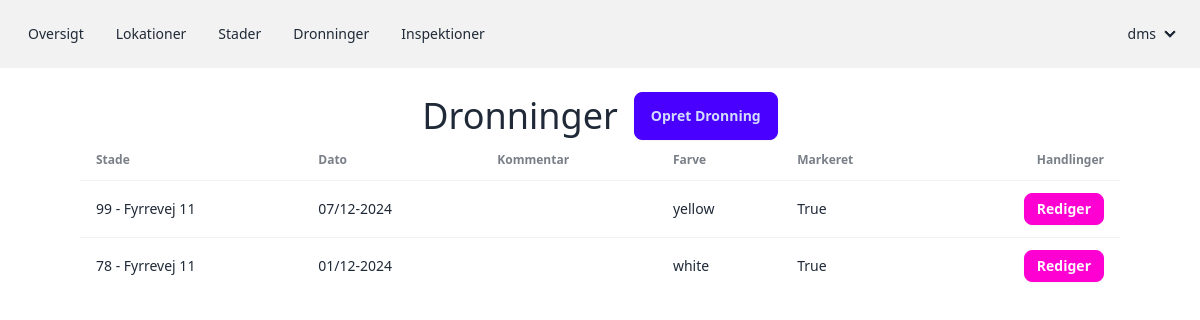
The app's page /queens/ (signed in) with its own data.
### beejournal/models.py (models this page shows, shortened)
class Queen(BaseModel):
    hive = models.ForeignKey(
        "beejournal.Hive",
        related_name='queens',
        on_delete=models.PROTECT,
        blank=True,
        null=True,
    )
    date = models.DateTimeField()
    comment = models.TextField(blank=True, null=True)
    CHOICES = (
        ("white", "White"),
        ("yellow", "Yellow"),
        ("red", "Red"),
        ("green", "Green"),
        ("blue", "Blue"),
    )
    color = models.CharField(max_length=8, choices=CHOICES, blank=True, null=True)
    marked = models.BooleanField(default=False)
    class Meta:
        ordering = ['-date']

class Hive(BaseModel):
    number = models.CharField(max_length=8)
    frames = models.IntegerField(blank=True, null=True)
    place = models.ForeignKey("beejournal.Place", related_name='hives', on_delete=models.PROTECT)
    class Meta:
        unique_together = ['number', 'user', 'place']
        ordering = ['number']
    def __str__(self):
        return self.number + " - " + self.place.__str__()

class Place(BaseModel):
    name = models.CharField(max_length=64)
    class Meta:
        ordering = ['name']
    def __str__(self):
        return self.name

### beejournal/views.py (the view)
class QueenListView(LoginRequiredMixin, ListView):
    model = Queen
    template_name = "queen_list.html"
    def get_queryset(self):
        return Queen.objects.filter(user=self.request.user)

### beejournal/templates/queen_list.html
{% extends "base.html" %}
{% block content %}
<div class="flex flex-col items-center justify-center min-w-screen">
    <div>
        <br>
        <div class="flex items-center space-x-4">
            <h1 class="text-4xl">Dronninger</h1>
            <a href="{% url 'queen_create' %}" class="btn btn-primary">Opret Dronning</a>
        </div>
    </div>
    <div class="w-full px-4 md:px-20">
        <table class="table">
        <thead>
            <tr>
                <th>Stade</th>
                <th>Dato</th>
                <th>Kommentar</th>
                <th>Farve</th>
                <th>Markeret</th>
                <th class="text-right">Handlinger</th>
            </tr>
        </thead>
        <tbody>
        {% for queen in object_list %}
            <tr class="hover">
                <td>{{ queen.hive }}</td>
                <td>{{ queen.date|date:'d/m-Y' }}</td>
                <td>{{ queen.comment }}</td>
                <td>{{ queen.color }}</td>
                <td>{{ queen.marked }}</td>
                <td class="text-right">
                    <a href="{% url 'queen_update' queen.id %}" class="btn btn-sm btn-secondary">Rediger</a>
                </td>
            </tr>
        {% endfor %}
        </tbody>
        </table>
    </div>
</div>
{% endblock content %}

### core/templates/navbar.html (shortened to what this page needs)
<div class="navbar bg-base-200">
    <div class="flex-1">
        <ul class="menu menu-horizontal px-1">
          <li><a href="{% url 'overview' %}">Oversigt</a></li>
          <li><a href="{% url 'place_list' %}">Lokationer</a></li>
          <li><a href="{% url 'hive_list' %}">Stader</a></li>
          <li><a href="{% url 'queen_list' %}">Dronninger</a></li>
          <li><a href="{% url 'inspection_list' %}">Inspektioner</a></li>
        </ul>
    </div>
    <div class="flex-none">
    <ul class="menu menu-horizontal px-1">
        <li>
        <details>
            <summary>{% if user.username %}{{ user.username }}{% else %}Profile{% endif %}</summary>
        </details>
        </li>
    </ul>
    </div>
</div>

### records on screen
Queen: hive "99 - Fyrrevej 11", date "07/12-2024", color "yellow", marked "True"
Queen: hive "78 - Fyrrevej 11", date "01/12-2024", color "white", marked "True"

### other values on screen
{{ user.username }} "dms"
